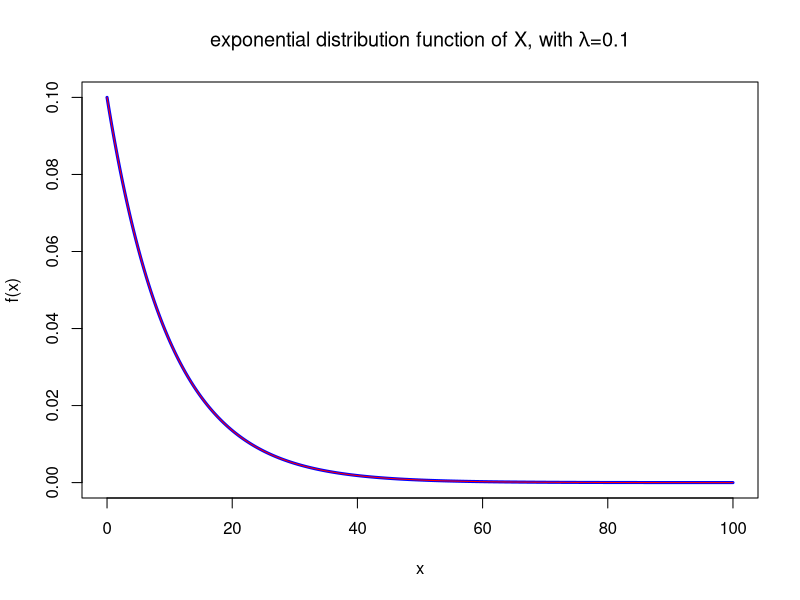
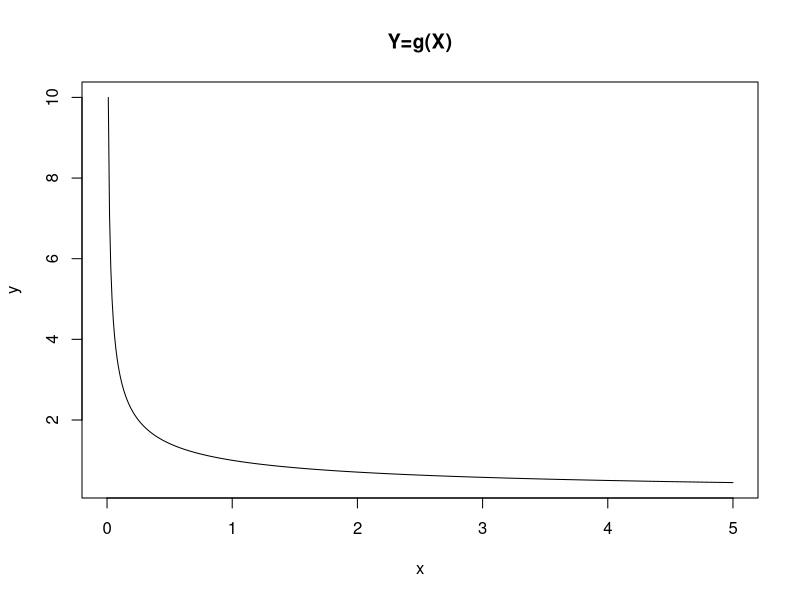
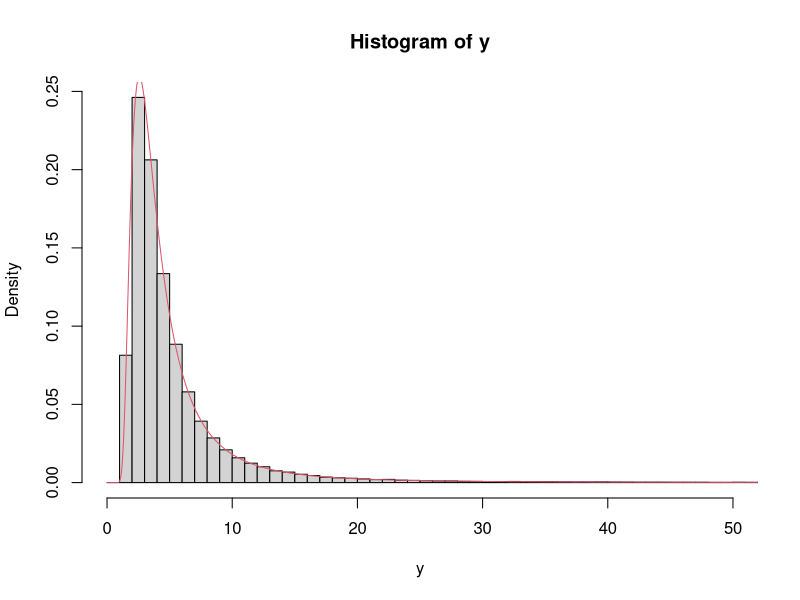

Write the R code that produced these figures, in order.
## ---- chunk 1
x_seq <- seq(0,100,0.01)
plot( x = x_seq,
      y = dexp( x_seq, rate = 0.1 ),
      type = "l",
      ylab = "f(x)",
      xlab = "x",
      main = bquote("exponential distribution function of X, with "*lambda*"=0.1"),
      lwd = 3,
      col = "blue"
    )
lines( x = x_seq,
       y = 0.1 * exp(-0.1*x_seq),
       col = "red"
     )
## ---- chunk 2
x_seq <- seq(0,5,0.01)
y <- 1 / sqrt(x_seq)
plot( y ~ x_seq, 
      type = "l",
      xlab = "x",
      main = "Y=g(X)"
    )

## ---- chunk 3
# simulate 100,000 values from X with parameter lambda=10: 
lambda <- 10
x <- rexp( 1e5L, rate = lambda)

# transform each simulated X into Y = 1/sqrt(X):
y <- 1 / sqrt(x)

# plot the expirical distribution of the simulated Y values using a histogram:
hist( y, breaks=1000, freq=FALSE, xlim = c(0,50) )

# draw the theoretical distribution curve on top of the empirical distribution:
y_seq <- seq(0, 100, 0.01)
lines( x = y_seq,
       y = (2*lambda*exp(-lambda/y_seq^2))/y_seq^3,
       col = 2
     )
